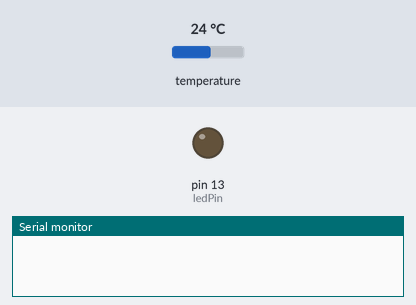
The sketch below on a simulated Arduino Nano, built with avr-gcc and run on an emulated ATmega328P. Parts: output pins drawn as LEDs (lit = HIGH), the last lines printed to the serial monitor. The inputs (shaded band) are chosen by the test bench; at power-on: temperature 24 °C. Pins used as bus, display or sensor lines are not drawn.

Above: at 0.3 s.
At 65.49 s:
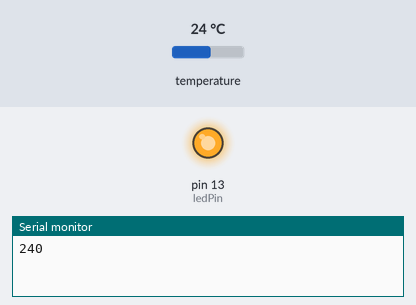
Timing chart, 0 to 83.3 s (numbered marks = the images above):
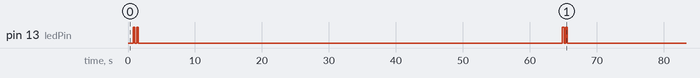

Measured:
- by itself, pin 13 (ledPin): repeats every 64.1 s: LOW 0.25 s, HIGH 0.25 s, LOW 63.3 s, HIGH 0.25 s
- by itself, everything shown: repeats every 64.1 s, in 4 steps

The sketch:

rfbox-ds18b20.ino
```cpp
// (licence header left out)
// Includes
#include <OneWire.h> // http://www.pjrc.com/teensy/arduino_libraries/OneWire.zip
#include <DallasTemperature.h> // http://download.milesburton.com/Arduino/MaximTemperature/DallasTemperature_LATEST.zip


// Define vars
#define senderPin 4
#define ONE_WIRE_BUS 5 // DS18B20 PIN


long codeKit = 1000;  // Your unique ID for your Arduino node
int Bytes[30];
int BytesData[30];
int maximumRange = 200; // Maximum range needed
int minimumRange = 0; // Minimum range needed
long duration, distance; // Duration used to calculate distance
const int ledPin = 13; // LED PIN

// Start includes
OneWire oneWire(ONE_WIRE_BUS); // Setup a oneWire instance
DallasTemperature sensors(&oneWire); // Pass our oneWire reference to Dallas Temperature

void itob(unsigned long integer, int length)
{
 for (int i=0; i<length; i++){
   if ((integer / power2(length-1-i))==1){
     integer-=power2(length-1-i);
     Bytes[i]=1;
   }
   else Bytes[i]=0;
 }
}

void itobCounter(unsigned long integer, int length)
{
 for (int i=0; i<length; i++){
   if ((integer / power2(length-1-i))==1){
     integer-=power2(length-1-i);
     BytesData[i]=1;
   }
   else BytesData[i]=0;
 }
}

unsigned long power2(int power){    //gives 2 to the (power)
 unsigned long integer=1;
 for (int i=0; i<power; i++){
   integer*=2;
 }
 return integer;
}

/**
 * Crée notre signal sous forme binaire
**/
void buildSignal()
{
  Serial.println(codeKit);
  // Converti les codes respectifs pour le signal en binaire
  itob(codeKit, 14);
  for(int j=0;j < 14; j++){
   Serial.print(Bytes[j]);
  }
  Serial.println();
}

// Convert 0 in 01 and 1 in 10 (Manchester conversion)
void sendPair(bool b) {
 if(b)
 {
   sendBit(true);
   sendBit(false);
 }
 else
 {
   sendBit(false);
   sendBit(true);
 }
}

//Envois d'une pulsation (passage de l'etat haut a l'etat bas)
//1 = 310µs haut puis 1340µs bas
//0 = 310µs haut puis 310µs bas
void sendBit(bool b) {
 if (b) {
   digitalWrite(senderPin, HIGH);
   delayMicroseconds(650);   //506 orinally, but tweaked.
   digitalWrite(senderPin, LOW);
   delayMicroseconds(2024);  //1225 orinally, but tweaked.
 }
 else {
   digitalWrite(senderPin, HIGH);
   delayMicroseconds(650);   //506 orinally, but tweaked.
   digitalWrite(senderPin, LOW);
   delayMicroseconds(4301);   //305 orinally, but tweaked.
 }
}

/**
 * Transmit data
 * @param boolean  positive : if the value you send is a positive or negative one
 * @param long Counter : the value you want to send
 **/
void transmit(boolean positive, unsigned long Counter, int BytesType[], int repeats)
{
 int ii;
 for(ii=0; ii<repeats;ii++)
 {
  int i;
  itobCounter(Counter, 30);

  // Send the unique ID of your Arduino node
  for(i=0; i<14;i++)
 {
  sendPair(Bytes[i]);
 }

  // Send protocol type
 for(int j = 0; j<4; j++)
 {
  sendPair(BytesType[j]);
 }

 // Send the flag to mark the value as positive or negative
 sendPair(positive);

 // Send value (ie your counter)
 for(int j = 0; j<30; j++)
 {
   sendPair(BytesData[j]);
 }

 // Send the flag "End of the transmission"
 digitalWrite(senderPin, HIGH);
 delayMicroseconds(650);
 digitalWrite(senderPin, LOW);
 delayMicroseconds(8602);
 }
}

void transmitOLD(boolean positive, unsigned long Counter, int BytesType[])
{
 int i;
 itobCounter(Counter, 30);

 // Send the unique ID of your Arduino node
 for(i=0; i<14;i++)
 {
   sendPair(Bytes[i]);
 }

 // Send protocol type
 for(int j = 0; j<4; j++)
 {
   sendPair(BytesType[j]);
 }

 // Send the flag to mark the value as positive or negative
 sendPair(positive);

 // Send value (ie your counter)
 for(int j = 0; j<30; j++)
 {
   sendPair(BytesData[j]);
 }

 // Send the flag "End of the transmission"
 digitalWrite(senderPin, HIGH);
 delayMicroseconds(650);
 digitalWrite(senderPin, LOW);
 delayMicroseconds(8602);

}

 void setup()
{
  pinMode(senderPin, OUTPUT);
  buildSignal();
  Serial.begin(115200); // Open serial monitor at 115200 baud to see ping results. - See more at: http://blog.jacobean.net/?p=353#sthash.JogJVBkM.dpuf
  pinMode(ledPin, OUTPUT); // Use LED indicator (if required)
  }

void loop()
{
  // Read DS18B20 and transmit value as sensor 1
 float temperature;
 sensors.begin(); //start up temp sensor
 sensors.requestTemperatures(); // Get the temperature
 temperature = sensors.getTempCByIndex(0); // Get temperature in Celcius
 unsigned long CounterValue = temperature * 10;
 Blink(ledPin,2);
 int BytesType[] = {0,0,0,1};
 transmit(true, CounterValue, BytesType, 6);
 Serial.println(CounterValue);
 delay(60000);

}
void Blink(int led, int times)
{
 for (int i=0; i< times; i++)
 {
  digitalWrite(ledPin,HIGH);
  delay (250);
  digitalWrite(ledPin,LOW);
  delay (250);
 }
}
```
